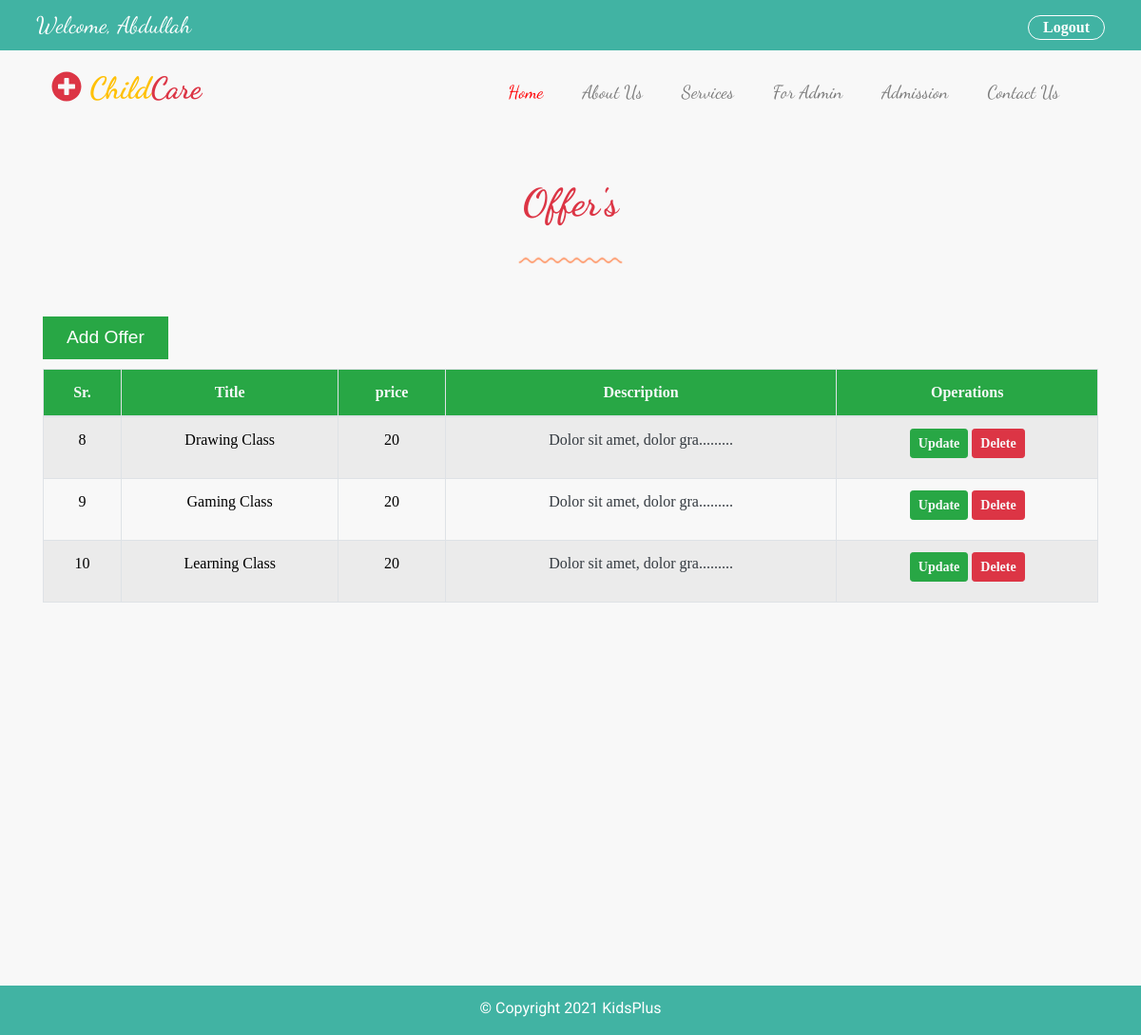
/admin/offer.php (signed in), run on the app's committed database.
### tables this page shows
CREATE TABLE `offer` (
  `id` int(16) NOT NULL,
  `title` varchar(255) NOT NULL,
  `price` int(11) NOT NULL,
  `description` varchar(255) NOT NULL,
  `image` varchar(255) NOT NULL
);

### admin/offer.php (the view, shortened to what this page needs)
<?php
require '../database/connection.php';
?>
<!DOCTYPE html>
<html lang="en">
<head>
    <link rel="stylesheet" href="https://maxcdn.bootstrapcdn.com/bootstrap/4.0.0/css/bootstrap.min.css">
    <link type="text/css" rel="stylesheet" href="../assets/css/style.css">
    <link type="text/css" rel="stylesheet" href="../assets/css/media.css">
    <link type="text/css" rel="stylesheet" href="../assets/css/fontawesome.css">
</head>
<body>
<?php
require 'header.php';
?>
<section class="container admin-section mt-5 mb-5" >
    <div class="row heading-row mb-5">
        <div class="col-sm-12 col-md-12 col-lg-12 text-center">
            <h1 class="text-danger font-weight-bold">Offer's</h1>
            <div class="mt-4">
                <img src="../assets/images/line-dec-2.png" alt="">
            </div>
        </div>
    </div>
    <div class="row filter-row">
        <div class="col-sm-12 col-md-12 col-lg-12 filter-record">
            <div class="content d-flex justify-content-between flex-row w-100">
                <div class="add-btn">
                    <a href="add_offer.php" class=" bg-success " style="margin-bottom: 10px !important;">Add Offer</a>
                </div>
            </div>
        </div>
    </div>
    <div class="row table-row">
        <div class="col-sm-12 col-md12 col-lg-12 program-table ">
            <table class="table table-striped table-hover table-bordered table-responsive-md">
                <thead class="bg-success text-center text-light">
                <tr>
                    <th>Sr.</th>
                    <th>Title</th>
                    <th>price</th>
                    <th>Description</th>
                    <th>Operations</th>
                </tr>
                </thead>
                <tbody class="text-center ">
                 <?php
                    $query = "SELECT * FROM offer";
                    $execute_query = mysqli_query($connection, $query);
                    if(mysqli_num_rows($execute_query) > 0){
                         while($row = mysqli_fetch_assoc($execute_query)){
                            $id = $row['id'];
                ?>
                <tr>
                    <td><?php echo $id;?></td>
                    <td><?php echo $row['title'];?></td>
                    <td><?php echo $row['price'];?></td>
                    <td><p class="text-dark"><?php echo chunk_split(substr($row['description'], 0, 25), strlen($row['description']), ".........");?></p></td>
                    <td>
                        <a href="update_offer.php?id=<?php echo $id; ?>" class="btn btn-success text-light btn-sm font-weight-bold ">Update</a>
                        <a href="delete_offer.php?id=<?php echo $id; ?>" class="btn btn-danger text-light btn-sm font-weight-bold">Delete</a>
                    </td>
                </tr>
                <?php
                     }
                    }
                ?>
                </tbody>
            </table>
        </div>
    </div>
</section>
<?php
require 'footer.php';
?>
</body>
</html>

### assets/css/style.css (style rules this page uses)
:root { --body-background : #f8f8f8; --header-background: #41b3a3; --white: #fff; --black:#000; --blue : #005cbf; --red : #ff0004; --orange:#fd7e14; --sky:#17a2b8; --aqua:#41b3a3; --tomato:#FF6347; --tan:#D7B98C; --yellow:#FFFF00; --warning: #ffc107; --darkgray:#999999; --smoke:#E8E8E8; }
body { background-color: var(--body-background); position: relative; margin: 0px; padding: 0px; box-sizing: border-box; font-family: 'Roboto', sans-serif !important; }
section h1, h2, h3, h4, a, span { font-family: 'Dancing Script', cursive; }
section a { font-size: 1.2em; }
.room-item h1, p, a { color: var(--white); }
table tr th, table tr td a { font-family: "Times New Roman"; }
table tr td { color:var(--black); font-family: "Times New Roman"; }
.content a { display: block; padding: 8px 25px; margin-bottom: 0px !important; background-color: var(--red); color:var(--white); font-family: sans-serif; text-decoration: none; }
.public-section, .admin-section { min-height: 100vh; }

### data on the page
offer: id "8", title "Drawing Class", price "20", description "Dolor sit amet, dolor gra........."
offer: id "9", title "Gaming Class", price "20", description "Dolor sit amet, dolor gra........."
offer: id "10", title "Learning Class", price "20", description "Dolor sit amet, dolor gra........."
